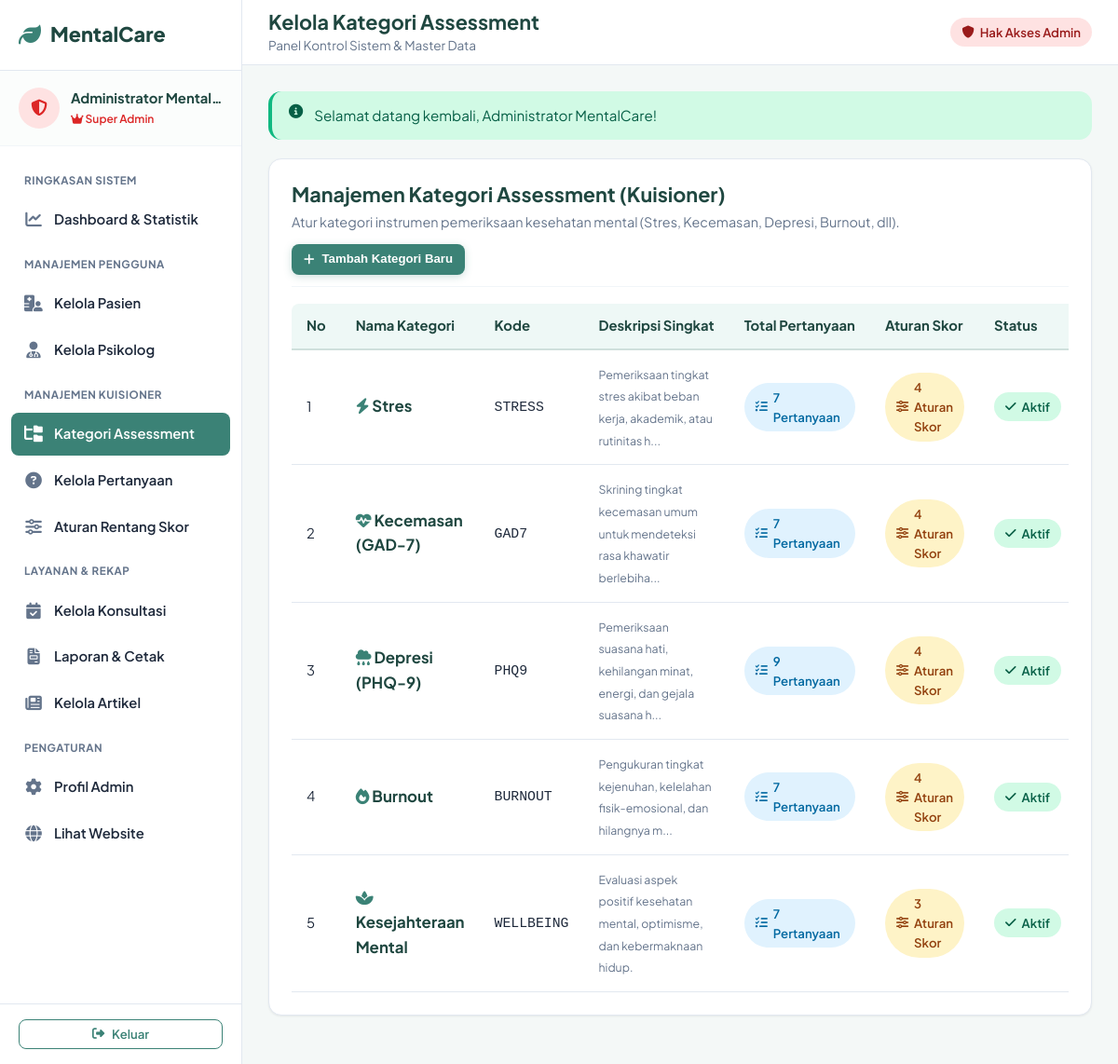
The app's page /admin/kategori.php (signed in) with its own data.
### tables this page shows
CREATE TABLE kategori_assessment (
  id INT AUTO_INCREMENT PRIMARY KEY,
  nama VARCHAR(100) NOT NULL,
  kode VARCHAR(40) NOT NULL UNIQUE,
  deskripsi TEXT NOT NULL,
  instruksi TEXT NULL,
  icon VARCHAR(50) DEFAULT 'fa-brain',
  status ENUM('aktif', 'nonaktif') NOT NULL DEFAULT 'aktif',
  created_at TIMESTAMP DEFAULT CURRENT_TIMESTAMP
);

### admin/kategori.php (the view, shortened to what this page needs)
<?php
require_once __DIR__ . '/../config/config.php';
$stmtList = db()->query('
    SELECT k.*,
           COUNT(DISTINCT p.id) as total_pertanyaan,
           COUNT(DISTINCT a.id) as total_aturan
    FROM kategori_assessment k
    LEFT JOIN pertanyaan p ON p.kategori_id = k.id
    LEFT JOIN kategori_skor_aturan a ON a.kategori_id = k.id
    GROUP BY k.id
    ORDER BY k.id ASC
');
$kategoriList = $stmtList->fetchAll();
require __DIR__ . '/../includes/sidebar_admin.php';
?>
<div class="card">
  <div class="card-header" style="flex-wrap: wrap; gap: 12px;">
    <div>
      <h2 style="font-size: 1.35rem; margin: 0;">Manajemen Kategori Assessment (Kuisioner)</h2>
      <p class="muted" style="margin-top: 4px; font-size: 0.9rem;">
        Atur kategori instrumen pemeriksaan kesehatan mental (Stres, Kecemasan, Depresi, Burnout, dll).
      </p>
    </div>
    <div>
      <button class="btn btn-primary btn-sm" onclick="document.getElementById('modalFormKategori').style.display='block'">
        <i class="fa-solid fa-plus"></i> Tambah Kategori Baru
      </button>
    </div>
  </div>
  <div class="table-responsive">
    <table class="table">
      <thead>
        <tr>
          <th>No</th>
          <th>Nama Kategori</th>
          <th>Kode</th>
          <th>Deskripsi Singkat</th>
          <th>Total Pertanyaan</th>
          <th>Aturan Skor</th>
          <th>Status</th>
        </tr>
      </thead>
      <tbody>
        <?php foreach ($kategoriList as $idx => $k): ?>
          <tr>
            <td><?= $idx + 1 ?></td>
            <td>
              <strong style="color: var(--primary-dark); font-size: 1.05rem;">
                <i class="fa-solid <?= e($k['icon'] ?: 'fa-brain') ?> text-primary"></i> <?= e($k['nama']) ?>
              </strong>
            </td>
            <td><code><?= e($k['kode']) ?></code></td>
            <td style="max-width: 240px;"><small class="muted"><?= e(mb_strimwidth($k['deskripsi'], 0, 75, '...')) ?></small></td>
            <td>
              <a href="<?= url('admin/pertanyaan.php?kategori_id=' . $k['id']) ?>" class="badge badge-info" title="Klik untuk mengelola pertanyaan">
                <i class="fa-solid fa-list-check"></i> <?= (int)$k['total_pertanyaan'] ?> Pertanyaan
              </a>
            </td>
            <td>
              <a href="<?= url('admin/aturan_skor.php?kategori_id=' . $k['id']) ?>" class="badge badge-warning" title="Klik untuk mengelola rentang skor">
                <i class="fa-solid fa-sliders"></i> <?= (int)$k['total_aturan'] ?> Aturan Skor
              </a>
            </td>
            <td><?= badge_status($k['status']) ?></td>
          </tr>
        <?php endforeach; ?>
      </tbody>
    </table>
  </div>
</div>
<?php require __DIR__ . '/../includes/dashboard_footer.php'; ?>

### config/config.php (shortened to what this page needs)
<?php
function db(): PDO {
    static $pdo = null;
    if ($pdo === null) {
        $dsn = 'mysql:host=' . DB_HOST . ';dbname=' . DB_NAME . ';charset=utf8mb4';
        $options = [
            PDO::ATTR_ERRMODE => PDO::ERRMODE_EXCEPTION,
            PDO::ATTR_DEFAULT_FETCH_MODE => PDO::FETCH_ASSOC,
            PDO::ATTR_EMULATE_PREPARES => false,
            PDO::MYSQL_ATTR_INIT_COMMAND => "SET NAMES utf8mb4 COLLATE utf8mb4_unicode_ci"
        ];
        $pdo = new PDO($dsn, DB_USER, DB_PASS, $options);
    }
    return $pdo;
}
function e($str): string {
    return htmlspecialchars((string)($str ?? ''), ENT_QUOTES, 'UTF-8');
}
function url(string $path = ''): string {
    $cleanPath = ltrim($path, '/');
    return BASE_URL . ($cleanPath ? '/' . $cleanPath : '');
}
function badge_status(string $status): string {
    $status = strtolower($status);
    $map = [
        'menunggu' => ['label' => 'Menunggu Konfirmasi', 'class' => 'badge-warning', 'icon' => 'fa-clock'],
        'disetujui' => ['label' => 'Disetujui', 'class' => 'badge-success', 'icon' => 'fa-check-circle'],
        'berlangsung' => ['label' => 'Sedang Berlangsung', 'class' => 'badge-info', 'icon' => 'fa-video'],
        'selesai' => ['label' => 'Selesai', 'class' => 'badge-primary', 'icon' => 'fa-circle-check'],
        'dibatalkan' => ['label' => 'Dibatalkan', 'class' => 'badge-danger', 'icon' => 'fa-times-circle'],
        'aktif' => ['label' => 'Aktif', 'class' => 'badge-success', 'icon' => 'fa-check'],
        'nonaktif' => ['label' => 'Nonaktif', 'class' => 'badge-secondary', 'icon' => 'fa-ban'],
        'terverifikasi' => ['label' => 'Terverifikasi', 'class' => 'badge-success', 'icon' => 'fa-certificate'],
    ];
    $conf = $map[$status] ?? ['label' => ucfirst($status), 'class' => 'badge-secondary', 'icon' => 'fa-info-circle'];
    return '<span class="badge ' . $conf['class'] . '"><i class="fa-solid ' . $conf['icon'] . '"></i> ' . e($conf['label']) . '</span>';
}

### assets/css/style.css (style rules this page uses)
:root { --primary: #3b8276; --primary-hover: #2f695f; --primary-light: #eef8f6; --primary-dark: #1f4740; --secondary: #0284c7; --secondary-light: #e0f2fe; --accent: #14b8a6; --success: #10b981; --success-bg: #d1fae5; --success-text: #065f46; --info: #0ea5e9; --info-bg: #e0f2fe; --info-text: #0369a1; --warning: #f59e0b; --warning-bg: #fef3c7; --warning-text: #92400e; --danger: #ef4444; --danger-bg: #fee2e2; --danger-text: #991b1b; --bg-body: #f4f8f7; --bg-card: #ffffff; --text-main: #1e293b; --text-muted: #64748b; --border-color: #e2e8f0; --border-light: #f1f5f9; --sidebar-width: 260px; --navbar-height: 70px; --radius-sm: 8px; --radius-md: 14px; --radius-lg: 20px; --radius-full: 9999px; --shadow-sm: 0 1px 3px rgba(0,0,0,0.04), 0 1px 2px rgba(0,0,0,0.03); --shadow-md: 0 4px 6px -1px rgba(0,0,0,0.06), 0 2px 4px -2px rgba(0,0,0,0.04); --shadow-lg: 0 10px 15px -3px rgba(0,0,0,0.07), 0 4px 6px -4px rgba(0,0,0,0.04); --transition: all 0.25s cubic-bezier(0.4, 0, 0.2, 1); }
* { box-sizing: border-box; margin: 0; padding: 0; }
body { font-family: 'Plus Jakarta Sans', system-ui, -apple-system, sans-serif; background-color: var(--bg-body); color: var(--text-main); line-height: 1.6; font-size: 0.975rem; -webkit-font-smoothing: antialiased; }
a { color: var(--primary); text-decoration: none; transition: var(--transition); }
h1, h2, h3, h4, h5, h6 { color: var(--primary-dark); font-weight: 700; line-height: 1.3; }
h2 { font-size: 1.75rem; }
p { margin-bottom: 0.85rem; }
p:last-child { margin-bottom: 0; }
.muted { color: var(--text-muted); }
.text-primary { color: var(--primary); }
.btn { display: inline-flex; align-items: center; justify-content: center; gap: 8px; padding: 10px 20px; font-size: 0.95rem; font-weight: 600; border-radius: var(--radius-md); border: 1px solid transparent; cursor: pointer; text-decoration: none; transition: var(--transition); line-height: 1.4; white-space: nowrap; }
.btn-primary { background-color: var(--primary); color: #ffffff !important; box-shadow: 0 2px 8px rgba(59, 130, 118, 0.25); }
.btn-sm { padding: 6px 12px; font-size: 0.825rem; border-radius: var(--radius-sm); }
.badge { display: inline-flex; align-items: center; gap: 6px; padding: 5px 12px; font-size: 0.825rem; font-weight: 600; border-radius: var(--radius-full); }
.badge-success { background-color: var(--success-bg); color: var(--success-text); }
.badge-info { background-color: var(--info-bg); color: var(--info-text); }
.badge-warning { background-color: var(--warning-bg); color: var(--warning-text); }
.card { background: var(--bg-card); border-radius: var(--radius-md); padding: 24px; box-shadow: var(--shadow-sm); border: 1px solid var(--border-color); margin-bottom: 24px; transition: var(--transition); }
.card-header { display: flex; align-items: center; justify-content: space-between; margin-bottom: 18px; padding-bottom: 12px; border-bottom: 1px solid var(--border-light); }
.card-header h3, .card-header h2 { margin: 0; }
.table-responsive { width: 100%; overflow-x: auto; -webkit-overflow-scrolling: touch; }
table.table { width: 100%; border-collapse: separate; border-spacing: 0; font-size: 0.925rem; }
table.table th { background-color: var(--primary-light); color: var(--primary-dark); font-weight: 700; padding: 12px 16px; text-align: left; border-bottom: 2px solid #cfe0dc; white-space: nowrap; }
table.table th:first-child { border-top-left-radius: var(--radius-sm); }
table.table td { padding: 14px 16px; border-bottom: 1px solid var(--border-color); vertical-align: middle; }

### records on screen
kategori_assessment: nama "Stres", kode "STRESS", deskripsi "Pemeriksaan tingkat stres akibat beban kerja, akademik, atau rutinitas h...", total_pertanyaan "7", total_aturan "4", status "Aktif"
kategori_assessment: nama "Kecemasan (GAD-7)", kode "GAD7", deskripsi "Skrining tingkat kecemasan umum untuk mendeteksi rasa khawatir berlebiha...", total_pertanyaan "7", total_aturan "4", status "Aktif"
kategori_assessment: nama "Depresi (PHQ-9)", kode "PHQ9", deskripsi "Pemeriksaan suasana hati, kehilangan minat, energi, dan gejala suasana h...", total_pertanyaan "9", total_aturan "4", status "Aktif"
kategori_assessment: nama "Burnout", kode "BURNOUT", deskripsi "Pengukuran tingkat kejenuhan, kelelahan fisik-emosional, dan hilangnya m...", total_pertanyaan "7", total_aturan "4", status "Aktif"
kategori_assessment: nama "Kesejahteraan Mental", kode "WELLBEING", deskripsi "Evaluasi aspek positif kesehatan mental, optimisme, dan kebermaknaan hidup.", total_pertanyaan "7", total_aturan "3", status "Aktif"

### other values on screen
APP_NAME "MentalCare"
$u['nama'] "Administrator Mental…"
$pageTitle "Kelola Kategori Assessment"
$flash['message'] "Selamat datang kembali, Administrator MentalCare!"
